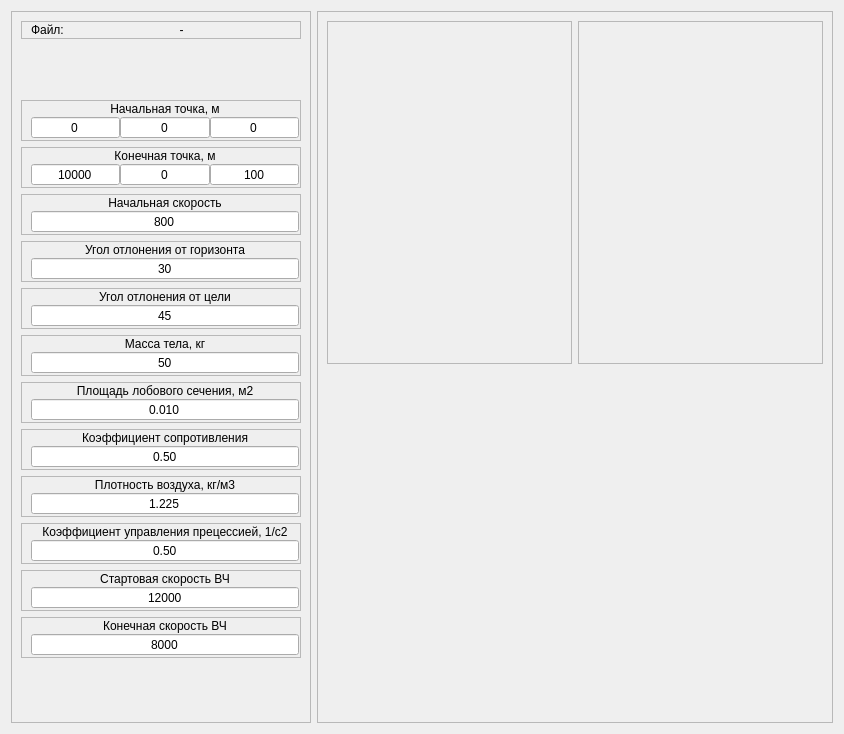
<?xml version="1.0" encoding="UTF-8"?>
<ui version="4.0">
 <class>Form</class>
 <widget class="QWidget" name="Form">
  <property name="geometry">
   <rect>
    <x>0</x>
    <y>0</y>
    <width>844</width>
    <height>734</height>
   </rect>
  </property>
  <property name="windowTitle">
   <string>Form</string>
  </property>
  <layout class="QGridLayout" name="gridLayout">
   <item row="0" column="0">
    <widget class="QFrame" name="f_startParams">
     <property name="maximumSize">
      <size>
       <width>300</width>
       <height>16777215</height>
      </size>
     </property>
     <property name="frameShape">
      <enum>QFrame::StyledPanel</enum>
     </property>
     <property name="frameShadow">
      <enum>QFrame::Raised</enum>
     </property>
     <layout class="QGridLayout" name="gridLayout_8">
      <item row="13" column="0">
       <widget class="QFrame" name="frame_12">
        <property name="frameShape">
         <enum>QFrame::StyledPanel</enum>
        </property>
        <property name="frameShadow">
         <enum>QFrame::Raised</enum>
        </property>
        <layout class="QGridLayout" name="gridLayout_14">
         <property name="topMargin">
          <number>1</number>
         </property>
         <property name="rightMargin">
          <number>1</number>
         </property>
         <property name="bottomMargin">
          <number>1</number>
         </property>
         <property name="spacing">
          <number>0</number>
         </property>
         <item row="0" column="0">
          <widget class="QLabel" name="label_16">
           <property name="text">
            <string>Стартовая скорость ВЧ</string>
           </property>
           <property name="alignment">
            <set>Qt::AlignCenter</set>
           </property>
          </widget>
         </item>
         <item row="1" column="0">
          <widget class="QDoubleSpinBox" name="dSB_startingSpeedHF">
           <property name="alignment">
            <set>Qt::AlignCenter</set>
           </property>
           <property name="buttonSymbols">
            <enum>QAbstractSpinBox::NoButtons</enum>
           </property>
           <property name="decimals">
            <number>0</number>
           </property>
           <property name="minimum">
            <double>12000.000000000000000</double>
           </property>
           <property name="maximum">
            <double>20000.000000000000000</double>
           </property>
           <property name="value">
            <double>12000.000000000000000</double>
           </property>
          </widget>
         </item>
        </layout>
       </widget>
      </item>
      <item row="5" column="0">
       <widget class="QFrame" name="frame_4">
        <property name="frameShape">
         <enum>QFrame::StyledPanel</enum>
        </property>
        <property name="frameShadow">
         <enum>QFrame::Raised</enum>
        </property>
        <layout class="QGridLayout" name="gridLayout_5">
         <property name="topMargin">
          <number>1</number>
         </property>
         <property name="rightMargin">
          <number>1</number>
         </property>
         <property name="bottomMargin">
          <number>1</number>
         </property>
         <property name="spacing">
          <number>0</number>
         </property>
         <item row="0" column="0">
          <widget class="QLabel" name="label_8">
           <property name="text">
            <string>Начальная скорость</string>
           </property>
           <property name="alignment">
            <set>Qt::AlignCenter</set>
           </property>
          </widget>
         </item>
         <item row="1" column="0">
          <widget class="QDoubleSpinBox" name="dSB_startV">
           <property name="alignment">
            <set>Qt::AlignCenter</set>
           </property>
           <property name="buttonSymbols">
            <enum>QAbstractSpinBox::NoButtons</enum>
           </property>
           <property name="decimals">
            <number>0</number>
           </property>
           <property name="maximum">
            <double>1000.000000000000000</double>
           </property>
           <property name="value">
            <double>800.000000000000000</double>
           </property>
          </widget>
         </item>
        </layout>
       </widget>
      </item>
      <item row="0" column="0">
       <widget class="QFrame" name="frame_11">
        <property name="frameShape">
         <enum>QFrame::StyledPanel</enum>
        </property>
        <property name="frameShadow">
         <enum>QFrame::Raised</enum>
        </property>
        <layout class="QGridLayout" name="gridLayout_13">
         <property name="topMargin">
          <number>1</number>
         </property>
         <property name="rightMargin">
          <number>1</number>
         </property>
         <property name="bottomMargin">
          <number>1</number>
         </property>
         <property name="spacing">
          <number>0</number>
         </property>
         <item row="0" column="0">
          <widget class="QLabel" name="label_15">
           <property name="sizePolicy">
            <sizepolicy hsizetype="Maximum" vsizetype="Preferred">
             <horstretch>0</horstretch>
             <verstretch>0</verstretch>
            </sizepolicy>
           </property>
           <property name="text">
            <string>Файл:</string>
           </property>
           <property name="alignment">
            <set>Qt::AlignLeading|Qt::AlignLeft|Qt::AlignVCenter</set>
           </property>
          </widget>
         </item>
         <item row="0" column="1">
          <widget class="QLabel" name="l_openedFile">
           <property name="sizePolicy">
            <sizepolicy hsizetype="Preferred" vsizetype="Preferred">
             <horstretch>0</horstretch>
             <verstretch>0</verstretch>
            </sizepolicy>
           </property>
           <property name="text">
            <string>-</string>
           </property>
           <property name="alignment">
            <set>Qt::AlignCenter</set>
           </property>
          </widget>
         </item>
        </layout>
       </widget>
      </item>
      <item row="14" column="0">
       <widget class="QFrame" name="frame_13">
        <property name="frameShape">
         <enum>QFrame::StyledPanel</enum>
        </property>
        <property name="frameShadow">
         <enum>QFrame::Raised</enum>
        </property>
        <layout class="QGridLayout" name="gridLayout_15">
         <property name="topMargin">
          <number>1</number>
         </property>
         <property name="rightMargin">
          <number>1</number>
         </property>
         <property name="bottomMargin">
          <number>1</number>
         </property>
         <property name="spacing">
          <number>0</number>
         </property>
         <item row="0" column="0">
          <widget class="QLabel" name="label_17">
           <property name="text">
            <string>Конечная скорость ВЧ</string>
           </property>
           <property name="alignment">
            <set>Qt::AlignCenter</set>
           </property>
          </widget>
         </item>
         <item row="1" column="0">
          <widget class="QDoubleSpinBox" name="dSB_finishedSpeedHF">
           <property name="alignment">
            <set>Qt::AlignCenter</set>
           </property>
           <property name="buttonSymbols">
            <enum>QAbstractSpinBox::NoButtons</enum>
           </property>
           <property name="decimals">
            <number>0</number>
           </property>
           <property name="maximum">
            <double>10000.000000000000000</double>
           </property>
           <property name="value">
            <double>8000.000000000000000</double>
           </property>
          </widget>
         </item>
        </layout>
       </widget>
      </item>
      <item row="11" column="0">
       <widget class="QFrame" name="frame_18">
        <property name="frameShape">
         <enum>QFrame::StyledPanel</enum>
        </property>
        <property name="frameShadow">
         <enum>QFrame::Raised</enum>
        </property>
        <layout class="QGridLayout" name="gridLayout_22">
         <property name="topMargin">
          <number>1</number>
         </property>
         <property name="rightMargin">
          <number>1</number>
         </property>
         <property name="bottomMargin">
          <number>1</number>
         </property>
         <property name="spacing">
          <number>0</number>
         </property>
         <item row="1" column="0">
          <widget class="QDoubleSpinBox" name="dSB_airDensity">
           <property name="alignment">
            <set>Qt::AlignCenter</set>
           </property>
           <property name="buttonSymbols">
            <enum>QAbstractSpinBox::NoButtons</enum>
           </property>
           <property name="decimals">
            <number>3</number>
           </property>
           <property name="maximum">
            <double>10.000000000000000</double>
           </property>
           <property name="singleStep">
            <double>0.001000000000000</double>
           </property>
           <property name="value">
            <double>1.225000000000000</double>
           </property>
          </widget>
         </item>
         <item row="0" column="0">
          <widget class="QLabel" name="label_24">
           <property name="text">
            <string>Плотность воздуха, кг/м3</string>
           </property>
           <property name="alignment">
            <set>Qt::AlignCenter</set>
           </property>
          </widget>
         </item>
        </layout>
       </widget>
      </item>
      <item row="2" column="0">
       <widget class="QFrame" name="frame_10">
        <property name="frameShape">
         <enum>QFrame::StyledPanel</enum>
        </property>
        <property name="frameShadow">
         <enum>QFrame::Raised</enum>
        </property>
        <layout class="QGridLayout" name="gridLayout_17">
         <property name="topMargin">
          <number>1</number>
         </property>
         <property name="rightMargin">
          <number>1</number>
         </property>
         <property name="bottomMargin">
          <number>1</number>
         </property>
         <property name="spacing">
          <number>0</number>
         </property>
         <item row="1" column="1">
          <widget class="QDoubleSpinBox" name="dSB_coordY">
           <property name="alignment">
            <set>Qt::AlignCenter</set>
           </property>
           <property name="buttonSymbols">
            <enum>QAbstractSpinBox::NoButtons</enum>
           </property>
           <property name="decimals">
            <number>0</number>
           </property>
           <property name="maximum">
            <double>999999.000000000000000</double>
           </property>
           <property name="value">
            <double>0.000000000000000</double>
           </property>
          </widget>
         </item>
         <item row="1" column="0">
          <widget class="QDoubleSpinBox" name="dSB_coordX">
           <property name="alignment">
            <set>Qt::AlignCenter</set>
           </property>
           <property name="buttonSymbols">
            <enum>QAbstractSpinBox::NoButtons</enum>
           </property>
           <property name="decimals">
            <number>0</number>
           </property>
           <property name="maximum">
            <double>999999.000000000000000</double>
           </property>
           <property name="value">
            <double>0.000000000000000</double>
           </property>
          </widget>
         </item>
         <item row="1" column="2">
          <widget class="QDoubleSpinBox" name="dSB_coordZ">
           <property name="alignment">
            <set>Qt::AlignCenter</set>
           </property>
           <property name="buttonSymbols">
            <enum>QAbstractSpinBox::NoButtons</enum>
           </property>
           <property name="decimals">
            <number>0</number>
           </property>
           <property name="maximum">
            <double>999999.000000000000000</double>
           </property>
           <property name="value">
            <double>0.000000000000000</double>
           </property>
          </widget>
         </item>
         <item row="0" column="0" colspan="3">
          <widget class="QLabel" name="label_19">
           <property name="text">
            <string>Начальная точка, м</string>
           </property>
           <property name="alignment">
            <set>Qt::AlignCenter</set>
           </property>
          </widget>
         </item>
        </layout>
       </widget>
      </item>
      <item row="12" column="0">
       <widget class="QFrame" name="frame_19">
        <property name="frameShape">
         <enum>QFrame::StyledPanel</enum>
        </property>
        <property name="frameShadow">
         <enum>QFrame::Raised</enum>
        </property>
        <layout class="QGridLayout" name="gridLayout_23">
         <property name="topMargin">
          <number>1</number>
         </property>
         <property name="rightMargin">
          <number>1</number>
         </property>
         <property name="bottomMargin">
          <number>1</number>
         </property>
         <property name="spacing">
          <number>0</number>
         </property>
         <item row="1" column="0">
          <widget class="QDoubleSpinBox" name="dSB_precessionControlCoefficient">
           <property name="alignment">
            <set>Qt::AlignCenter</set>
           </property>
           <property name="buttonSymbols">
            <enum>QAbstractSpinBox::NoButtons</enum>
           </property>
           <property name="decimals">
            <number>2</number>
           </property>
           <property name="maximum">
            <double>100000.000000000000000</double>
           </property>
           <property name="singleStep">
            <double>0.001000000000000</double>
           </property>
           <property name="value">
            <double>0.500000000000000</double>
           </property>
          </widget>
         </item>
         <item row="0" column="0">
          <widget class="QLabel" name="label_25">
           <property name="text">
            <string>Коэффициент управления прецессией, 1/с2</string>
           </property>
           <property name="alignment">
            <set>Qt::AlignCenter</set>
           </property>
          </widget>
         </item>
        </layout>
       </widget>
      </item>
      <item row="8" column="0">
       <widget class="QFrame" name="frame_15">
        <property name="frameShape">
         <enum>QFrame::StyledPanel</enum>
        </property>
        <property name="frameShadow">
         <enum>QFrame::Raised</enum>
        </property>
        <layout class="QGridLayout" name="gridLayout_19">
         <property name="topMargin">
          <number>1</number>
         </property>
         <property name="rightMargin">
          <number>1</number>
         </property>
         <property name="bottomMargin">
          <number>1</number>
         </property>
         <property name="spacing">
          <number>0</number>
         </property>
         <item row="1" column="0">
          <widget class="QDoubleSpinBox" name="dSB_weight">
           <property name="alignment">
            <set>Qt::AlignCenter</set>
           </property>
           <property name="buttonSymbols">
            <enum>QAbstractSpinBox::NoButtons</enum>
           </property>
           <property name="decimals">
            <number>0</number>
           </property>
           <property name="maximum">
            <double>1000.000000000000000</double>
           </property>
           <property name="value">
            <double>50.000000000000000</double>
           </property>
          </widget>
         </item>
         <item row="0" column="0">
          <widget class="QLabel" name="label_21">
           <property name="text">
            <string>Масса тела, кг</string>
           </property>
           <property name="alignment">
            <set>Qt::AlignCenter</set>
           </property>
          </widget>
         </item>
        </layout>
       </widget>
      </item>
      <item row="10" column="0">
       <widget class="QFrame" name="frame_17">
        <property name="frameShape">
         <enum>QFrame::StyledPanel</enum>
        </property>
        <property name="frameShadow">
         <enum>QFrame::Raised</enum>
        </property>
        <layout class="QGridLayout" name="gridLayout_21">
         <property name="topMargin">
          <number>1</number>
         </property>
         <property name="rightMargin">
          <number>1</number>
         </property>
         <property name="bottomMargin">
          <number>1</number>
         </property>
         <property name="spacing">
          <number>0</number>
         </property>
         <item row="1" column="0">
          <widget class="QDoubleSpinBox" name="dSB_resistanceCoefficient">
           <property name="alignment">
            <set>Qt::AlignCenter</set>
           </property>
           <property name="buttonSymbols">
            <enum>QAbstractSpinBox::NoButtons</enum>
           </property>
           <property name="decimals">
            <number>2</number>
           </property>
           <property name="maximum">
            <double>100.000000000000000</double>
           </property>
           <property name="singleStep">
            <double>0.100000000000000</double>
           </property>
           <property name="value">
            <double>0.500000000000000</double>
           </property>
          </widget>
         </item>
         <item row="0" column="0">
          <widget class="QLabel" name="label_23">
           <property name="text">
            <string>Коэффициент сопротивления</string>
           </property>
           <property name="alignment">
            <set>Qt::AlignCenter</set>
           </property>
          </widget>
         </item>
        </layout>
       </widget>
      </item>
      <item row="3" column="0">
       <widget class="QFrame" name="frame_14">
        <property name="frameShape">
         <enum>QFrame::StyledPanel</enum>
        </property>
        <property name="frameShadow">
         <enum>QFrame::Raised</enum>
        </property>
        <layout class="QGridLayout" name="gridLayout_18">
         <property name="topMargin">
          <number>1</number>
         </property>
         <property name="rightMargin">
          <number>1</number>
         </property>
         <property name="bottomMargin">
          <number>1</number>
         </property>
         <property name="spacing">
          <number>0</number>
         </property>
         <item row="1" column="1">
          <widget class="QDoubleSpinBox" name="dSB_coordY1">
           <property name="alignment">
            <set>Qt::AlignCenter</set>
           </property>
           <property name="buttonSymbols">
            <enum>QAbstractSpinBox::NoButtons</enum>
           </property>
           <property name="decimals">
            <number>0</number>
           </property>
           <property name="maximum">
            <double>999999.000000000000000</double>
           </property>
           <property name="value">
            <double>0.000000000000000</double>
           </property>
          </widget>
         </item>
         <item row="1" column="0">
          <widget class="QDoubleSpinBox" name="dSB_coordX1">
           <property name="alignment">
            <set>Qt::AlignCenter</set>
           </property>
           <property name="buttonSymbols">
            <enum>QAbstractSpinBox::NoButtons</enum>
           </property>
           <property name="decimals">
            <number>0</number>
           </property>
           <property name="maximum">
            <double>999999.000000000000000</double>
           </property>
           <property name="value">
            <double>10000.000000000000000</double>
           </property>
          </widget>
         </item>
         <item row="1" column="2">
          <widget class="QDoubleSpinBox" name="dSB_coordZ1">
           <property name="alignment">
            <set>Qt::AlignCenter</set>
           </property>
           <property name="buttonSymbols">
            <enum>QAbstractSpinBox::NoButtons</enum>
           </property>
           <property name="decimals">
            <number>0</number>
           </property>
           <property name="maximum">
            <double>999999.000000000000000</double>
           </property>
           <property name="value">
            <double>100.000000000000000</double>
           </property>
          </widget>
         </item>
         <item row="0" column="0" colspan="3">
          <widget class="QLabel" name="label_20">
           <property name="text">
            <string>Конечная точка, м</string>
           </property>
           <property name="alignment">
            <set>Qt::AlignCenter</set>
           </property>
          </widget>
         </item>
        </layout>
       </widget>
      </item>
      <item row="9" column="0">
       <widget class="QFrame" name="frame_16">
        <property name="frameShape">
         <enum>QFrame::StyledPanel</enum>
        </property>
        <property name="frameShadow">
         <enum>QFrame::Raised</enum>
        </property>
        <layout class="QGridLayout" name="gridLayout_20">
         <property name="topMargin">
          <number>1</number>
         </property>
         <property name="rightMargin">
          <number>1</number>
         </property>
         <property name="bottomMargin">
          <number>1</number>
         </property>
         <property name="spacing">
          <number>0</number>
         </property>
         <item row="1" column="0">
          <widget class="QDoubleSpinBox" name="dSB_frontalCrossSectionalArea">
           <property name="alignment">
            <set>Qt::AlignCenter</set>
           </property>
           <property name="buttonSymbols">
            <enum>QAbstractSpinBox::NoButtons</enum>
           </property>
           <property name="decimals">
            <number>3</number>
           </property>
           <property name="maximum">
            <double>100.000000000000000</double>
           </property>
           <property name="singleStep">
            <double>0.001000000000000</double>
           </property>
           <property name="value">
            <double>0.010000000000000</double>
           </property>
          </widget>
         </item>
         <item row="0" column="0">
          <widget class="QLabel" name="label_22">
           <property name="text">
            <string>Площадь лобового сечения, м2</string>
           </property>
           <property name="alignment">
            <set>Qt::AlignCenter</set>
           </property>
          </widget>
         </item>
        </layout>
       </widget>
      </item>
      <item row="15" column="0">
       <spacer name="verticalSpacer">
        <property name="orientation">
         <enum>Qt::Vertical</enum>
        </property>
        <property name="sizeHint" stdset="0">
         <size>
          <width>20</width>
          <height>40</height>
         </size>
        </property>
       </spacer>
      </item>
      <item row="1" column="0">
       <spacer name="verticalSpacer_2">
        <property name="orientation">
         <enum>Qt::Vertical</enum>
        </property>
        <property name="sizeHint" stdset="0">
         <size>
          <width>20</width>
          <height>40</height>
         </size>
        </property>
       </spacer>
      </item>
      <item row="6" column="0">
       <widget class="QFrame" name="frame_5">
        <property name="frameShape">
         <enum>QFrame::StyledPanel</enum>
        </property>
        <property name="frameShadow">
         <enum>QFrame::Raised</enum>
        </property>
        <layout class="QGridLayout" name="gridLayout_6">
         <property name="topMargin">
          <number>1</number>
         </property>
         <property name="rightMargin">
          <number>1</number>
         </property>
         <property name="bottomMargin">
          <number>1</number>
         </property>
         <property name="spacing">
          <number>0</number>
         </property>
         <item row="0" column="0">
          <widget class="QLabel" name="label_9">
           <property name="text">
            <string>Угол отлонения от горизонта</string>
           </property>
           <property name="alignment">
            <set>Qt::AlignCenter</set>
           </property>
          </widget>
         </item>
         <item row="1" column="0">
          <widget class="QDoubleSpinBox" name="dSB_startHorizontalAngle">
           <property name="alignment">
            <set>Qt::AlignCenter</set>
           </property>
           <property name="buttonSymbols">
            <enum>QAbstractSpinBox::NoButtons</enum>
           </property>
           <property name="decimals">
            <number>0</number>
           </property>
           <property name="maximum">
            <double>90.000000000000000</double>
           </property>
           <property name="value">
            <double>30.000000000000000</double>
           </property>
          </widget>
         </item>
        </layout>
       </widget>
      </item>
      <item row="7" column="0">
       <widget class="QFrame" name="frame_6">
        <property name="frameShape">
         <enum>QFrame::StyledPanel</enum>
        </property>
        <property name="frameShadow">
         <enum>QFrame::Raised</enum>
        </property>
        <layout class="QGridLayout" name="gridLayout_7">
         <property name="topMargin">
          <number>1</number>
         </property>
         <property name="rightMargin">
          <number>1</number>
         </property>
         <property name="bottomMargin">
          <number>1</number>
         </property>
         <property name="spacing">
          <number>0</number>
         </property>
         <item row="0" column="0">
          <widget class="QLabel" name="label_10">
           <property name="text">
            <string>Угол отлонения от цели</string>
           </property>
           <property name="alignment">
            <set>Qt::AlignCenter</set>
           </property>
          </widget>
         </item>
         <item row="1" column="0">
          <widget class="QDoubleSpinBox" name="dSB_startAboveAngle">
           <property name="alignment">
            <set>Qt::AlignCenter</set>
           </property>
           <property name="buttonSymbols">
            <enum>QAbstractSpinBox::NoButtons</enum>
           </property>
           <property name="decimals">
            <number>0</number>
           </property>
           <property name="maximum">
            <double>90.000000000000000</double>
           </property>
           <property name="value">
            <double>45.000000000000000</double>
           </property>
          </widget>
         </item>
        </layout>
       </widget>
      </item>
     </layout>
    </widget>
   </item>
   <item row="0" column="1">
    <widget class="QFrame" name="frame">
     <property name="frameShape">
      <enum>QFrame::StyledPanel</enum>
     </property>
     <property name="frameShadow">
      <enum>QFrame::Raised</enum>
     </property>
     <layout class="QGridLayout" name="gridLayout_2">
      <item row="1" column="1">
       <widget class="Widget3D" name="f_3DView" native="true"/>
      </item>
      <item row="0" column="1">
       <widget class="SideViewPyqtgraph" name="f_sideView">
        <property name="frameShape">
         <enum>QFrame::StyledPanel</enum>
        </property>
        <property name="frameShadow">
         <enum>QFrame::Raised</enum>
        </property>
       </widget>
      </item>
      <item row="1" column="0">
       <widget class="RearViewPyqtgraph" name="f_rearView"/>
      </item>
      <item row="0" column="0">
       <widget class="AboveViewPyqtgraph" name="f_aboveView">
        <property name="frameShape">
         <enum>QFrame::StyledPanel</enum>
        </property>
        <property name="frameShadow">
         <enum>QFrame::Raised</enum>
        </property>
       </widget>
      </item>
     </layout>
    </widget>
   </item>
  </layout>
 </widget>
 <customwidgets>
  <customwidget>
   <class>Widget3D</class>
   <extends>QWidget</extends>
   <header location="global">UI.CustomWidgets.Widget3D.h</header>
   <container>1</container>
  </customwidget>
  <customwidget>
   <class>AboveViewPyqtgraph</class>
   <extends>QFrame</extends>
   <header>UI.CustomWidgets.AboveView_pyqtgraph.h</header>
   <container>1</container>
  </customwidget>
  <customwidget>
   <class>RearViewPyqtgraph</class>
   <extends>QFrame</extends>
   <header>UI.CustomWidgets.RearView_pyqtgraph.h</header>
   <container>1</container>
  </customwidget>
  <customwidget>
   <class>SideViewPyqtgraph</class>
   <extends>QFrame</extends>
   <header>UI.CustomWidgets.SideView_pyqtgraph.h</header>
   <container>1</container>
  </customwidget>
 </customwidgets>
 <resources/>
 <connections/>
</ui>
